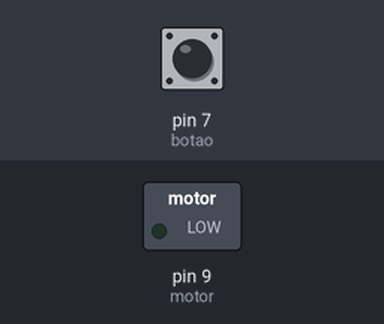
Recording of a sketch running on a simulated Arduino Uno, built with avr-gcc and run on an emulated ATmega328P. Parts: switched loads named in the sketch (green lamp = pin HIGH). Inputs (shaded band) come from the test bench; at power-on: pin 7 (botao) HIGH.

Above: at 1.2 s.
1.3 s: pin 7 (botao) pulled LOW for 0.15 s
At 1.41 s:
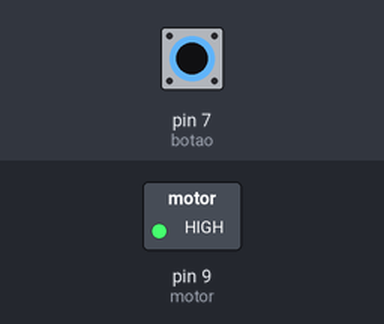
3.0 s: pin 7 (botao) pulled LOW for 3.2 s
At 7.6 s:
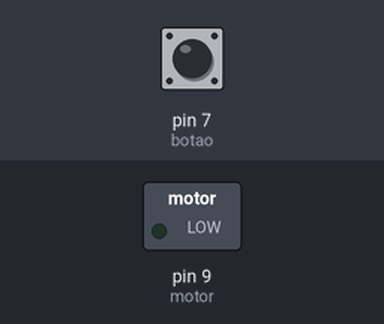
Timing chart, 0 to 9.1 s (numbered marks = the images above; inputs shaded):
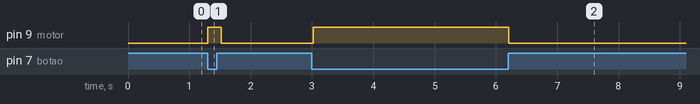

Measured:
- after the input at 1.3 s, pin 9 (motor): LOW → HIGH at once, → LOW 0.22 s later
- after the input at 3.0 s, pin 9 (motor): LOW → HIGH at once, → LOW 3.2 s later

The sketch:

Exe_8_Acionando_um_motor_DC_Ventilador.ino
```cpp
// AUTOR: MAKERHERO
// Aluno: Adriano
// Data..: 26/12/2025
// Programa: Acionando um motor DC (Ventilador)

//----------------Declara as variaveis do codigo----------------

int botao = 7;                                   // Declara a variável botao e atribui o valor 7 a ela


int motor = 9;                                   // Declara a variável motor e atribui o valor 9 a ela

//----------------Funcao executada uma vez na inicializacao do sistema----------------

void setup() {

  pinMode(botao, INPUT_PULLUP);                  // Configura a porta 7 (valor da variável botao) como saida

  pinMode(motor, OUTPUT);                        // Configura a porta 9 (valor da variável motor) como saida

}


//----------------Funcao executada repetidamente enquanto o sistema estiver ligado----------------

void loop() {

  if(digitalRead(botao) == LOW) {                // Se o botao estiver apertado (leitura igual a LOW), executa as instrucoes entre chaves


    digitalWrite(motor,HIGH);                    // Aciona o motor DC


    delay(10);                                   // Aguarda 10 milissegundos

  } else {                                       // Caso contrário (botao nao apertado), executa as instrucoes entre chaves

    digitalWrite(motor,LOW);                     // Desliga o motor DC

  }

  delay(100);                                    // Aguarda 100 milissegundos

}
```
